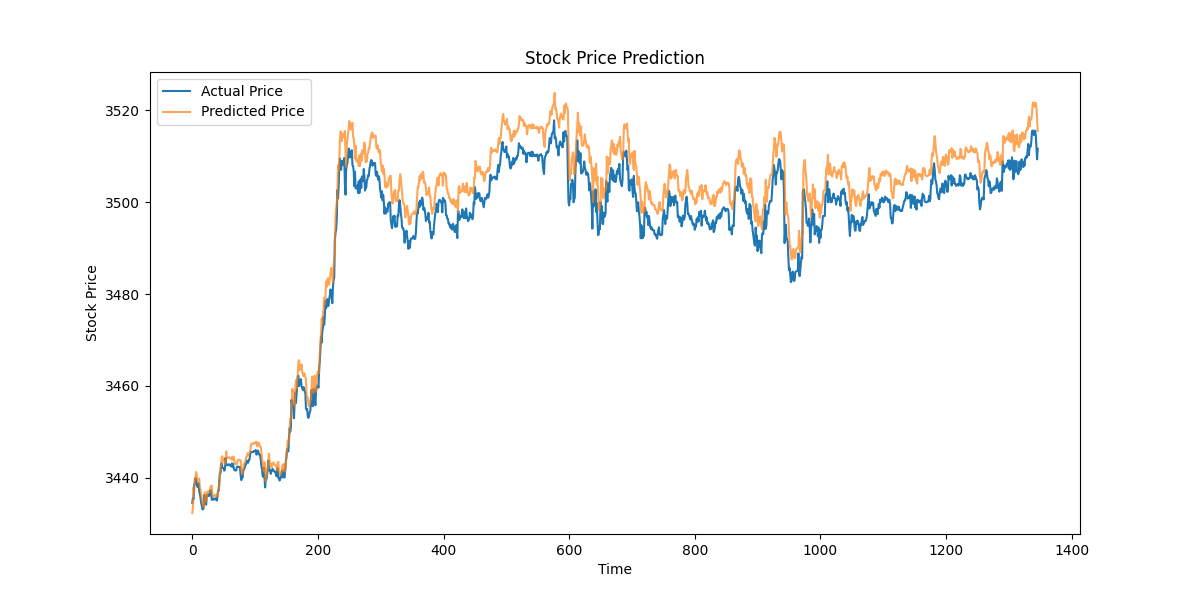

Here is the Python script that generated this plot:

import torch
import torch.nn as nn
import numpy as np
import pandas as pd
from sklearn.preprocessing import MinMaxScaler
from torch.utils.data import DataLoader, TensorDataset
import matplotlib.pyplot as plt


# Load and preprocess data
file_path = '../DataAquire/StockData/MinuteWise/TCS.NS.csv'
data = pd.read_csv(file_path)
data = data[:-1]
data['Close'] = pd.to_numeric(data['Close'], errors='coerce')
data = data.dropna(subset=['Close'])
close_prices = data['Close'].values.reshape(-1, 1)

scaler = MinMaxScaler(feature_range=(0, 1))
normalized_prices = scaler.fit_transform(close_prices)
features_tensor = torch.FloatTensor(normalized_prices)

# Function to create sequences
def create_inout_sequences(input_data, tw):
    inout_seq = []
    L = len(input_data)
    for i in range(L-tw):
        train_seq = input_data[i:i+tw]
        train_label = input_data[i+tw:i+tw+1]
        inout_seq.append((train_seq, train_label))
    return inout_seq

seq_length = 3
train_size = int(len(features_tensor) * 0.8)

train_data = features_tensor[:train_size]
test_data = features_tensor[train_size:]


train_sequences = create_inout_sequences(train_data, seq_length)
test_sequences = create_inout_sequences(test_data, seq_length)


train_loader = DataLoader(train_sequences, batch_size=3, shuffle=True)
test_loader = DataLoader(test_sequences, batch_size=3, shuffle=False)
print(len(test_loader))

# RNN model definition
class RNN(nn.Module):
    def __init__(self, input_size=3, hidden_layer_size=100, output_size=1):
        super(RNN, self).__init__()
        self.hidden_layer_size = hidden_layer_size
        self.rnn = nn.RNN(input_size, hidden_layer_size)
        self.linear = nn.Linear(hidden_layer_size, output_size)
        self.hidden_cell = torch.zeros(1, 1, self.hidden_layer_size)

    def forward(self, input_seq):
        rnn_out, self.hidden_cell = self.rnn(input_seq.view(len(input_seq), 1, -1), self.hidden_cell)
        predictions = self.linear(rnn_out.view(len(input_seq), -1))
        return predictions[-1]

model = RNN()

# Training the model
criterion = nn.MSELoss()
optimizer = torch.optim.Adam(model.parameters(), lr=0.001)
epochs = 150

for i in range(epochs):
    for seq, labels in train_loader:
        optimizer.zero_grad()
        model.hidden_cell = torch.zeros(1, 1, model.hidden_layer_size)

        # Correctly reshape the sequence
        #seq = seq.view(seq_length, -1, 1)

        y_pred = model(seq)

        single_loss = criterion(y_pred, labels.view(-1))
        single_loss.backward()
        optimizer.step()

    if i % 25 == 1:
        print(f'epoch: {i:3} loss: {single_loss.item():10.8f}')


# Evaluating the model
model.eval()
predictions = []
actuals = []

with torch.no_grad():
    for seq, labels in test_loader:
        y_test_pred = model(seq)
        predictions.extend(y_test_pred.numpy().flatten().tolist())  # Flatten and to list
        actuals.extend(labels.numpy().flatten().tolist())  # Flatten and to list

actual_prices = scaler.inverse_transform(np.array(actuals).reshape(-1, 1))
predicted_prices = scaler.inverse_transform(np.array(predictions).reshape(-1, 1))

min_length = min(len(actual_prices), len(predicted_prices))
actual_prices = actual_prices[:min_length]
predicted_prices = predicted_prices[:min_length]

# Create a DataFrame
results_df = pd.DataFrame({
    'Actual Price': np.squeeze(actual_prices),
    'Predicted Price': np.squeeze(predicted_prices)
})

# Calculate percentage error for each prediction
percentage_errors = np.abs((actual_prices - predicted_prices) / actual_prices) * 100


# Now you can display the average percentage error over the test set
average_percentage_error = np.mean(percentage_errors)
print(f"Average Percentage Error: {average_percentage_error:.2f}%")


plt.figure(figsize=(12, 6))
plt.plot(results_df['Actual Price'], label='Actual Price')
plt.plot(results_df['Predicted Price'], label='Predicted Price', alpha=0.7)
plt.title('Stock Price Prediction')
plt.xlabel('Time')
plt.ylabel('Stock Price')
plt.legend()
plt.show()
